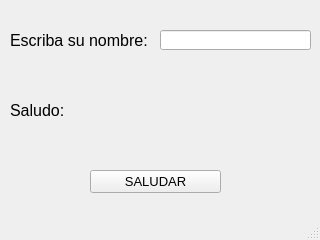
<?xml version="1.0" encoding="UTF-8"?>
<ui version="4.0">
 <class>DialogoSaludar</class>
 <widget class="QMainWindow" name="DialogoSaludar">
  <property name="geometry">
   <rect>
    <x>0</x>
    <y>0</y>
    <width>320</width>
    <height>240</height>
   </rect>
  </property>
  <property name="windowTitle">
   <string>Saludo</string>
  </property>
  <widget class="QWidget" name="centralwidget">
   <widget class="QLabel" name="lbl_escriba_su_nombre">
    <property name="geometry">
     <rect>
      <x>10</x>
      <y>30</y>
      <width>151</width>
      <height>20</height>
     </rect>
    </property>
    <property name="font">
     <font>
      <pointsize>12</pointsize>
     </font>
    </property>
    <property name="text">
     <string>Escriba su nombre:</string>
    </property>
   </widget>
   <widget class="QLineEdit" name="txt_nombre">
    <property name="geometry">
     <rect>
      <x>160</x>
      <y>30</y>
      <width>151</width>
      <height>20</height>
     </rect>
    </property>
   </widget>
   <widget class="QLabel" name="lbl_saludo">
    <property name="geometry">
     <rect>
      <x>10</x>
      <y>100</y>
      <width>71</width>
      <height>20</height>
     </rect>
    </property>
    <property name="font">
     <font>
      <pointsize>12</pointsize>
     </font>
    </property>
    <property name="text">
     <string>Saludo:</string>
    </property>
   </widget>
   <widget class="QLabel" name="lbl_mensaje_saludo">
    <property name="geometry">
     <rect>
      <x>160</x>
      <y>100</y>
      <width>151</width>
      <height>20</height>
     </rect>
    </property>
    <property name="font">
     <font>
      <pointsize>12</pointsize>
     </font>
    </property>
    <property name="text">
     <string/>
    </property>
   </widget>
   <widget class="QPushButton" name="btn_saludar">
    <property name="geometry">
     <rect>
      <x>90</x>
      <y>170</y>
      <width>131</width>
      <height>23</height>
     </rect>
    </property>
    <property name="font">
     <font>
      <pointsize>10</pointsize>
     </font>
    </property>
    <property name="text">
     <string>SALUDAR</string>
    </property>
   </widget>
  </widget>
  <widget class="QStatusBar" name="statusbar"/>
 </widget>
 <resources/>
 <connections/>
</ui>
